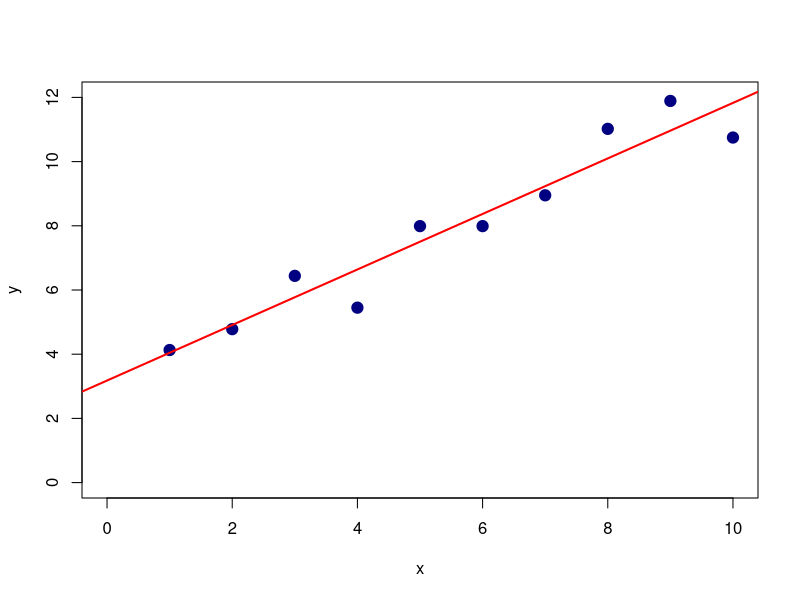
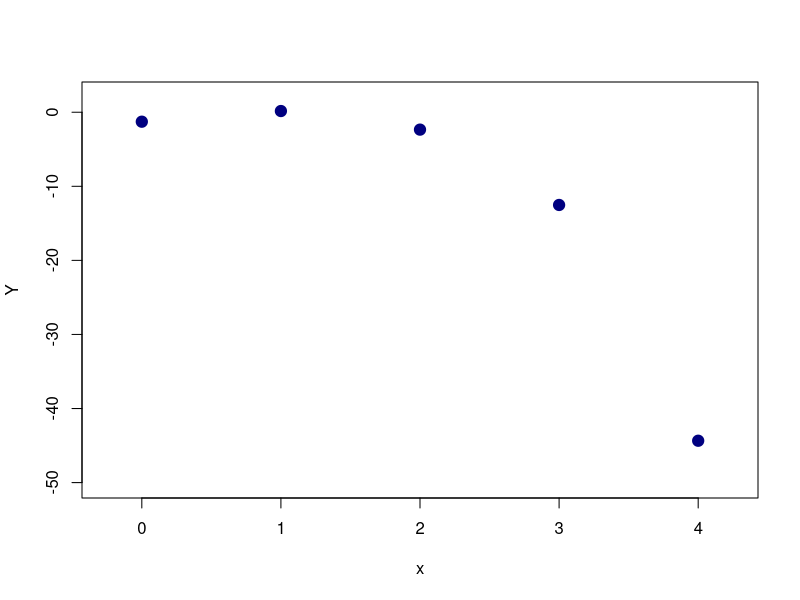
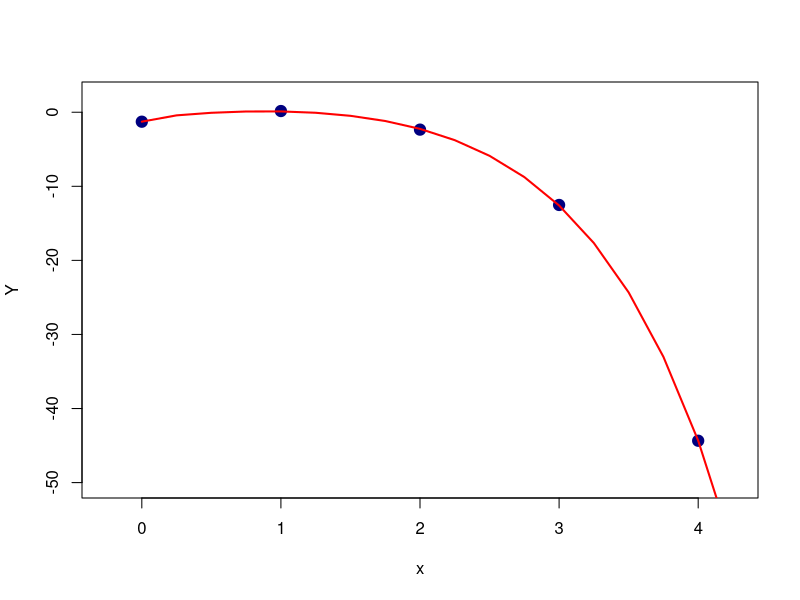

Write R code to recreate these figures, in order.
## ---- chunk 1
knitr::opts_chunk$set(echo = TRUE)
library(kableExtra)
## ---- chunk 2
x <- 1:10
y <-  c(4.13,  4.78,  6.44,  5.45,  7.99,  7.99,  8.95, 11.02, 11.89, 10.75)
plot(x, y, xlim = c(0,10), ylim = c(0,12), col = "navy", pch = 19, cex = 1.5)
abline(3.18, 0.865, col = "red", lwd = 2)
## ---- chunk 3
# Store X as matrix.
n <- length(x)
X = cbind(rep(x = 1, times = n), x)

# Form coefficient matrices.
XX = t(X) %*% X
XY = t(X) %*% y
## ---- chunk 4
print_mat <- function(mat) {
  n <- nrow(mat)
  c('\\begin{bmatrix}',
    paste0(sapply(seq_len(n - 1),
                  function(i) paste0(mat[i, ], collapse = ' & ')),
           ' \\\\'),
    paste0(mat[n, ], collapse = ' & '),
    '\\end{bmatrix}')
} 
## ---- chunk 5
writeLines(c("$$ \\mathbf{X' X} =", 
             print_mat(as.matrix(XX)),  
             "\\hspace{0.5in} \\mathbf{X' Y}=",
             print_mat(as.matrix(XY)),
             "$$"))
## ---- chunk 6
# Calculate inverse.
invXX <- solve(XX)

# Solve for hatbeta
hBeta <- invXX %*% XY
## ---- chunk 7
writeLines(c("$$ \\mathbf{(X' X)^{-1}} =", 
             print_mat(as.matrix(invXX)),  
             "\\hspace{0.5in} \\mathbf{\\boldsymbol{\\hat\\beta}}=",
             print_mat(as.matrix(hBeta)),
             "$$"))
## ---- chunk 8
# Load pracma package.
library(pracma)

# Form augmented matrix.
Ab <- cbind(XX, XY)

# Reduce to RREF.
rrefAB <- rref(Ab)
## ---- chunk 9
writeLines(c("$$", 
             print_mat(Ab),  
             "\\;\\;\\sim\\;\\;",
             print_mat(rrefAB),
             "$$"))
## ---- chunk 10
hBetaS <- solve(XX, XY)
## ---- chunk 11
writeLines(c("$$ \\boldsymbol{\\hat\\beta}=",
             print_mat(as.matrix(hBetaS)),
             "$$"))
## ---- chunk 12
plot(x = 0:4, xlab = "x",
     y = c(-1.28, 0.16, -2.35, -12.52, -44.35), ylab = "Y",
     xlim = c(-1/4, 4 + 1/4), 
     ylim = c(-50, 2), col = "navy", 
     pch = 19, cex = 1.5)
## ---- chunk 13
# Load data.
x2 <- 0:4
y2 <- c(-1.28, 0.16, -2.35, -12.52, -44.35)
n2 <- length(x2)
# Create X.
X2 <- cbind(rep(x = 1, times = n2), x2, sqrt(x2), exp(x2))
## ---- chunk 14
writeLines(c("$$ \\mathbf{X}=",
             print_mat(as.matrix(X2)),
             ".$$"))
## ---- chunk 15
XX2 <- t(X2) %*% X2
XY2 <- t(X2) %*% y2
## ---- chunk 16
writeLines(c("$$ \\mathbf{X' X} =", 
             print_mat(as.matrix(XX2)),  
             "$$"))
## ---- chunk 17
writeLines(c("$$\\mathbf{X' Y}=",
             print_mat(as.matrix(XY2)),
             "$$"))
## ---- chunk 18
hBetaN <- solve(XX2, XY2)
## ---- chunk 19
writeLines(c("$$ \\boldsymbol{\\hat\\beta}=",
             print_mat(as.matrix(hBetaN)),
             "$$"))
## ---- chunk 20
# Plot observations.
plot(x = 0:4, xlab = "x",
     y = c(-1.28, 0.16, -2.35, -12.52, -44.35), ylab = "Y",
     xlim = c(-1/4, 4 + 1/4), 
     ylim = c(-50, 2), col = "navy", 
     pch = 19, cex = 1.5)

# Generate sequence of independent variables.
xs <- seq(from = 0, to = 4.25, by = 0.25)

# Predict points on curve using least-squares model
ys <- hBetaN[1] + hBetaN[2]*xs + hBetaN[3]*sqrt(xs) + hBetaN[4]*exp(xs)

# Plot least-squares curve
lines(xs, ys, col = "red", lwd = 2)
